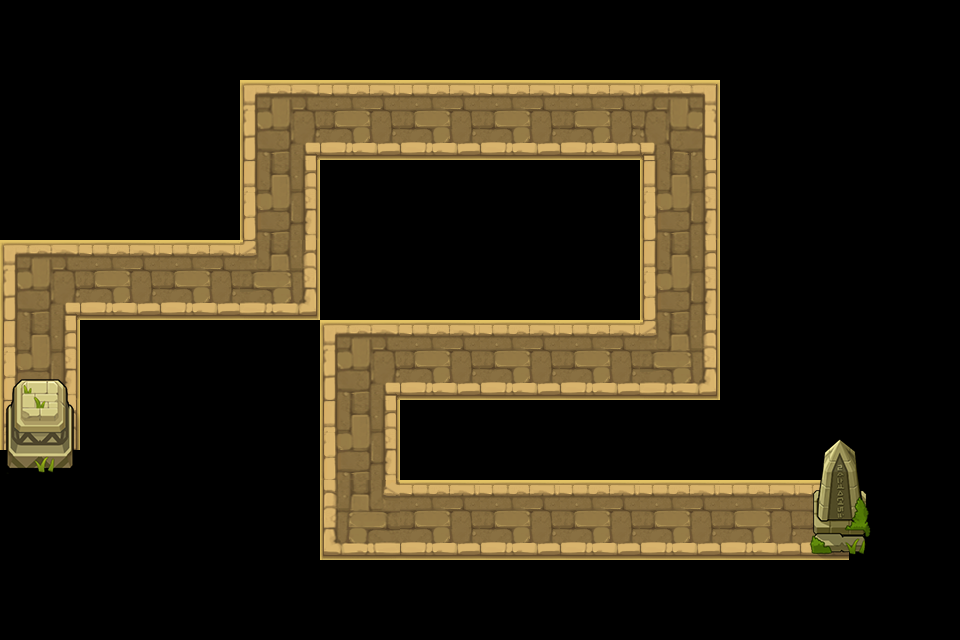

The image is a tile-based game level rendered from a .tmx file. Its description and source (layers, tilesets, objects; grid data summarised) follow:
An orthogonal 12x8 tile map with 80x80 px tiles, 2 tile layers (road, object) and 14 objects (P0, P1, P2, P3, P4, ...).

<map version="1.0" tiledversion="1.0.3" orientation="orthogonal" renderorder="right-down" width="12" height="8" tilewidth="80" tileheight="80" nextobjectid="17">
 <tileset firstgid="1" name="chengshi" tilewidth="80" tileheight="80" tilecount="15" columns="5">
  <image source="chengshi.png" width="400" height="240" />
 </tileset>
 <layer name="road" width="12" height="8">
  <data>[96 cells, 28 non-empty, 8 distinct tile ids]</data>
 </layer>
 <layer name="object" width="12" height="8">
  <data>[96 cells, 4 non-empty, 4 distinct tile ids]</data>
 </layer>
 <objectgroup name="path" visible="0">
  <object id="1" name="P0" x="40" y="360" />
  <object id="2" name="P1" x="40" y="280" />
  <object id="3" name="P2" x="280" y="280" />
  <object id="4" name="P3" x="280" y="120" />
  <object id="5" name="P4" x="680" y="120" />
  <object id="6" name="P5" x="680" y="360" />
  <object id="7" name="P6" x="360" y="360" />
  <object id="8" name="P7" x="360" y="520" />
  <object id="9" name="P8" x="800" y="520" />
  <object id="10" name="O0" x="0" y="80" width="240" height="160" />
  <object id="11" name="O1" x="80" y="320" width="240" height="240" />
  <object id="12" name="O2" x="320" y="160" width="320" height="160" />
  <object id="14" name="O3" x="720" y="80" width="240" height="320" />
  <object id="15" name="O4" x="400" y="400" width="400" height="80" />
 </objectgroup>
</map>
